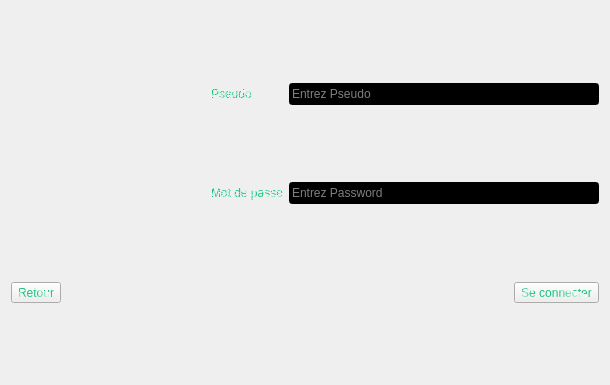
<?xml version="1.0" encoding="UTF-8"?>
<ui version="4.0">
 <class>Menu_LoginWidget</class>
 <widget class="QWidget" name="Menu_LoginWidget">
  <property name="geometry">
   <rect>
    <x>0</x>
    <y>0</y>
    <width>610</width>
    <height>385</height>
   </rect>
  </property>
  <property name="windowTitle">
   <string>Form</string>
  </property>
  <property name="styleSheet">
   <string notr="true">background-image: url(:/wallpaper/UI/Resources/cropped-1920-1080-521477.jpg);
color: qradialgradient(spread:repeat, cx:0.43, cy:0.739, radius:0.5, fx:0.286, fy:0.358, stop:0.402985 rgba(18, 196, 125, 255), stop:1 rgba(255, 255, 255, 255));
font: 75 oblique 13pt &quot;Tlwg Typist&quot;;</string>
  </property>
  <layout class="QHBoxLayout" name="horizontalLayout">
   <item>
    <layout class="QGridLayout" name="Menu_LogingridLayout">
     <item row="5" column="2">
      <spacer name="horizontalSpacer">
       <property name="orientation">
        <enum>Qt::Horizontal</enum>
       </property>
       <property name="sizeHint" stdset="0">
        <size>
         <width>40</width>
         <height>20</height>
        </size>
       </property>
      </spacer>
     </item>
     <item row="3" column="0">
      <spacer name="horizontalSpacer_2">
       <property name="orientation">
        <enum>Qt::Horizontal</enum>
       </property>
       <property name="sizeHint" stdset="0">
        <size>
         <width>40</width>
         <height>20</height>
        </size>
       </property>
      </spacer>
     </item>
     <item row="2" column="3">
      <spacer name="verticalSpacer_2">
       <property name="orientation">
        <enum>Qt::Vertical</enum>
       </property>
       <property name="sizeHint" stdset="0">
        <size>
         <width>20</width>
         <height>40</height>
        </size>
       </property>
      </spacer>
     </item>
     <item row="6" column="3">
      <spacer name="verticalSpacer_4">
       <property name="orientation">
        <enum>Qt::Vertical</enum>
       </property>
       <property name="sizeHint" stdset="0">
        <size>
         <width>20</width>
         <height>40</height>
        </size>
       </property>
      </spacer>
     </item>
     <item row="0" column="3">
      <spacer name="verticalSpacer">
       <property name="orientation">
        <enum>Qt::Vertical</enum>
       </property>
       <property name="sizeHint" stdset="0">
        <size>
         <width>20</width>
         <height>40</height>
        </size>
       </property>
      </spacer>
     </item>
     <item row="3" column="1">
      <widget class="QLabel" name="Password_Loginlabel">
       <property name="text">
        <string>Mot de passe</string>
       </property>
      </widget>
     </item>
     <item row="4" column="3">
      <spacer name="verticalSpacer_3">
       <property name="orientation">
        <enum>Qt::Vertical</enum>
       </property>
       <property name="sizeHint" stdset="0">
        <size>
         <width>20</width>
         <height>40</height>
        </size>
       </property>
      </spacer>
     </item>
     <item row="1" column="1">
      <widget class="QLabel" name="Pseudo_Loginlabel">
       <property name="text">
        <string>Pseudo</string>
       </property>
      </widget>
     </item>
     <item row="5" column="0">
      <widget class="QToolButton" name="Return_Menu_LoginToolButton">
       <property name="text">
        <string>Retour</string>
       </property>
       <property name="icon">
        <iconset resource="../images_widget.qrc">
         <normaloff>:/icons/UI/Resources/left-arrow.png</normaloff>:/icons/UI/Resources/left-arrow.png</iconset>
       </property>
       <property name="iconSize">
        <size>
         <width>24</width>
         <height>24</height>
        </size>
       </property>
       <property name="toolButtonStyle">
        <enum>Qt::ToolButtonTextBesideIcon</enum>
       </property>
      </widget>
     </item>
     <item row="5" column="4">
      <widget class="QToolButton" name="Connect_UserToolButton">
       <property name="text">
        <string>Se connecter</string>
       </property>
       <property name="icon">
        <iconset resource="../images_widget.qrc">
         <normaloff>:/icons/UI/Resources/login.png</normaloff>:/icons/UI/Resources/login.png</iconset>
       </property>
       <property name="iconSize">
        <size>
         <width>24</width>
         <height>24</height>
        </size>
       </property>
       <property name="toolButtonStyle">
        <enum>Qt::ToolButtonTextBesideIcon</enum>
       </property>
      </widget>
     </item>
     <item row="3" column="2" colspan="3">
      <widget class="QLineEdit" name="PasswordlineEdit">
       <property name="styleSheet">
        <string notr="true">background-color: rgb(0, 0, 0);
color: rgb(255, 255, 255);</string>
       </property>
       <property name="maxLength">
        <number>25</number>
       </property>
       <property name="echoMode">
        <enum>QLineEdit::Password</enum>
       </property>
       <property name="placeholderText">
        <string>Entrez Password</string>
       </property>
      </widget>
     </item>
     <item row="1" column="2" colspan="3">
      <widget class="QLineEdit" name="PseudolineEdit">
       <property name="styleSheet">
        <string notr="true">background-color: rgb(0, 0, 0);
color: rgb(255, 255, 255);</string>
       </property>
       <property name="maxLength">
        <number>25</number>
       </property>
       <property name="placeholderText">
        <string>Entrez Pseudo</string>
       </property>
      </widget>
     </item>
    </layout>
   </item>
  </layout>
 </widget>
 <tabstops>
  <tabstop>PseudolineEdit</tabstop>
  <tabstop>PasswordlineEdit</tabstop>
  <tabstop>Connect_UserToolButton</tabstop>
  <tabstop>Return_Menu_LoginToolButton</tabstop>
 </tabstops>
 <resources>
  <include location="../images_widget.qrc"/>
 </resources>
 <connections/>
</ui>
